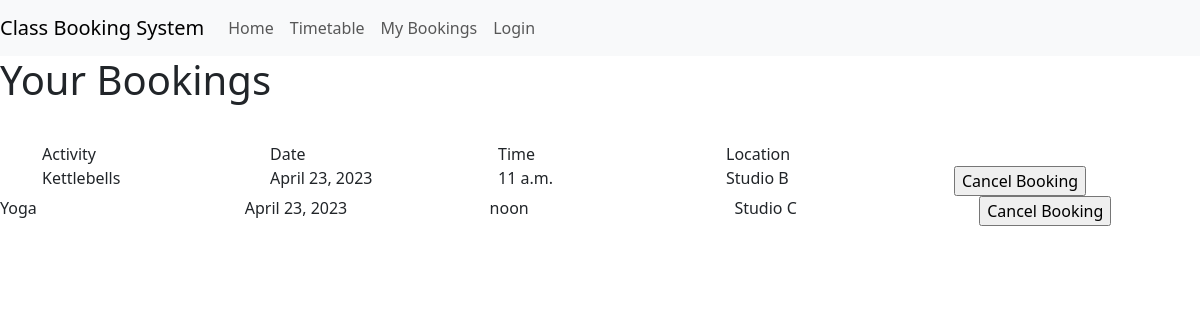
/view_bookings.html (signed in), run on an earlier commit of the app's database.
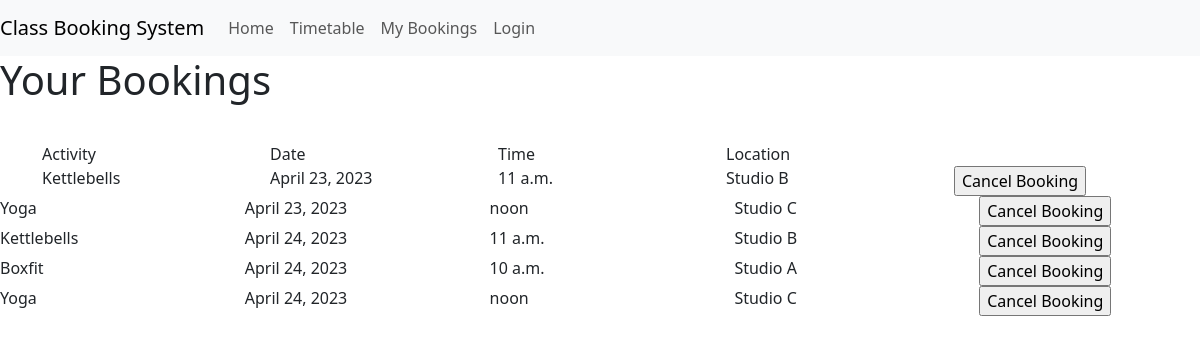
And on a later commit of the database.
### classbooking_app/models.py (models this page shows, shortened)
class Booking(models.Model):
    session = models.ForeignKey(Session, on_delete=models.CASCADE)
    user = models.CharField(max_length=50, null=False, blank=False, default="test_user")
    confirmed = models.BooleanField(default=False)

class Session(models.Model):
    activity = models.ForeignKey(Activity, on_delete=models.CASCADE)
    date = models.DateField(default=date.today())
    time = models.TimeField(default=datetime.now())
    spaces = models.IntegerField(default=25)
    location = models.CharField(max_length=50, default='Studio A')
    running = models.BooleanField(default=True)

class Activity(models.Model):
    name = models.CharField(max_length=50, null=False, blank=False, default="test_class")
    description = models.CharField(max_length=50, null=False, blank=False, default="test_description")
    image = models.CharField(max_length=20, null=False, blank=False, default="test_image")

### classbooking_app/views.py (the view)
# urls.py: path('view_bookings.html', views.view_bookings, name='view_bookings'),
def view_bookings(request):
    user = request.user
    if request.method == "POST":
        booking_id = request.POST.get('cancel')
        delete_booking(user, booking_id)
    bookings = Booking.objects.filter(user=user, confirmed=True)
    context = {
        'bookings': bookings
    }
    return render(request, 'classbooking_app/view_bookings.html', context)

### classbooking_app/templates/classbooking_app/view_bookings.html (shortened to what this page needs)
{% extends 'classbooking_app/base.html' %}
{% block content %}
<h1>Your Bookings</h1>
<form method="POST" id="cancel-form">
{% if bookings|length > 0 %}
<div class="container">
 <div class="row">
   <div class="col">Activity</div>
   <div class="col">Date</div>
   <div class="col">Time</div>
   <div class="col">Location</div>
   <div class="col"></div>
 </div>
 {% for booking in bookings %}
 <div class="row">
   <div class="col">{{ booking.session.activity.name }}</div>
   <div class="col">{{ booking.session.date }}</div>
   <div class="col">{{ booking.session.time }}</div>
   <div class="col">{{ booking.session.location }}</div>
   <div class="col">
     <input class="cancel-button" type="button" value="Cancel Booking" id="{{ booking.session.id }}_view">
   </div>
 </div>
</div>
{% endfor %}
{% endif %}
</form>
{% endblock %}

### classbooking_app/templates/classbooking_app/base.html (shortened to what this page needs)
{% load static %}
<!DOCTYPE html>
<html lang="en">
<head>
    <link href="https://cdn.jsdelivr.net/npm/bootstrap@5.3.0-alpha1/dist/css/bootstrap.min.css" rel="stylesheet">
    <link rel="stylesheet" href="../../static/classbooking_app/css/style.css?2">
</head>
<body>
    <nav class="navbar navbar-expand-sm navbar-light bg-light">
        <a class="navbar-brand" href="#">Class Booking System</a>
        <div class="collapse navbar-collapse" id="navbarNav">
          <ul class="navbar-nav">
            <li class="nav-item active">
              <a class="nav-link" href="/">Home <span class="sr-only">(current)</span></a>
            </li>
            <li class="nav-item">
                <a class="nav-link" href="/make_booking.html" id="timetable-link">Timetable</a>
            </li>
            <li class="nav-item">
              <a class="nav-link" href="/view_bookings.html">My Bookings</a>
            </li>
            <li class="nav-item">
              <a class="nav-link" href="/login.html">Login</a>
            </li>
          </ul>
        </div>
      </nav>
{% block content %}
{% endblock %}
</body>
</html>

What changed in the data, as far as the page shows it:
added Booking: session.activity.name "Kettlebells", session "April 24, 2023", session.time "11 a.m.", session.location "Studio B"
added Booking: session.activity.name "Boxfit", session "April 24, 2023", session.time "10 a.m.", session.location "Studio A"
added Booking: session.activity.name "Yoga", session "April 24, 2023", session.time "noon", session.location "Studio C"
